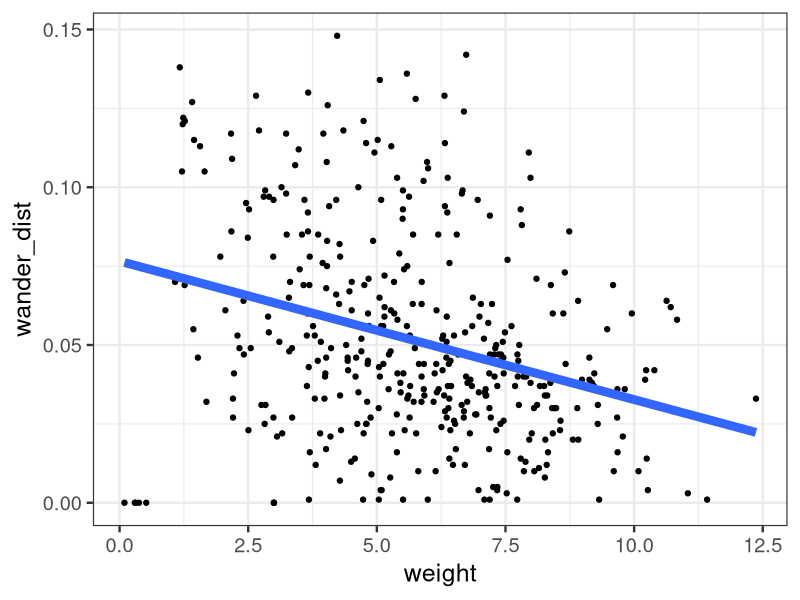
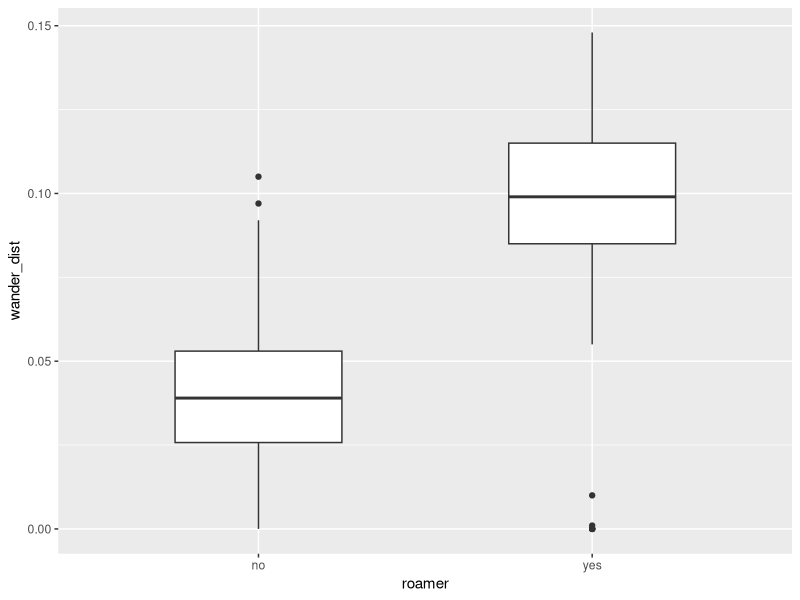
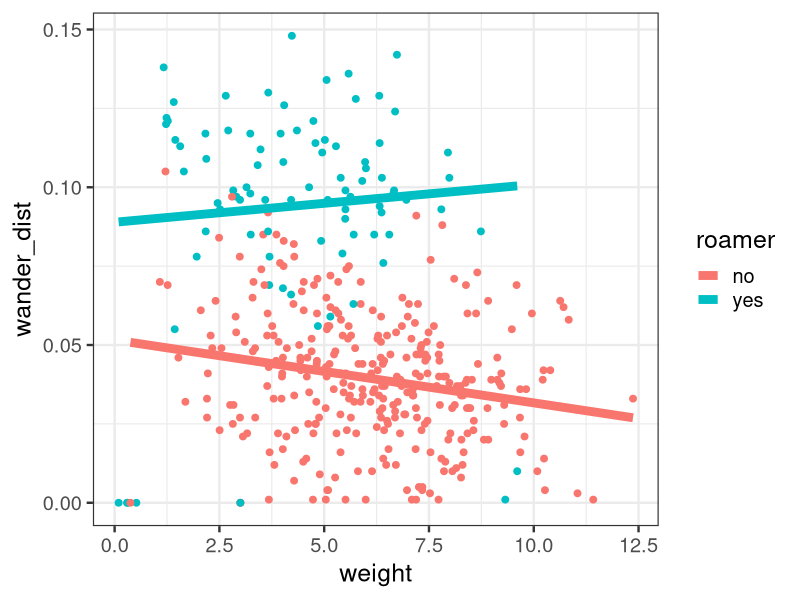
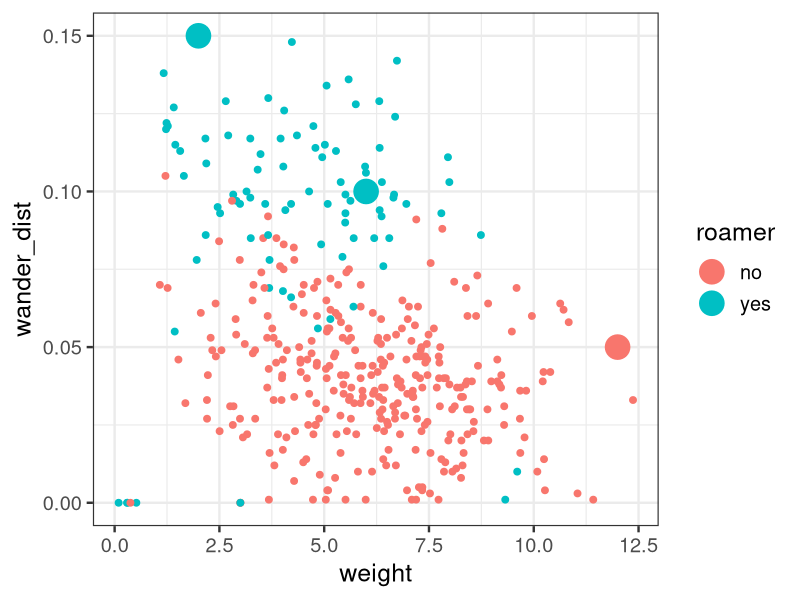
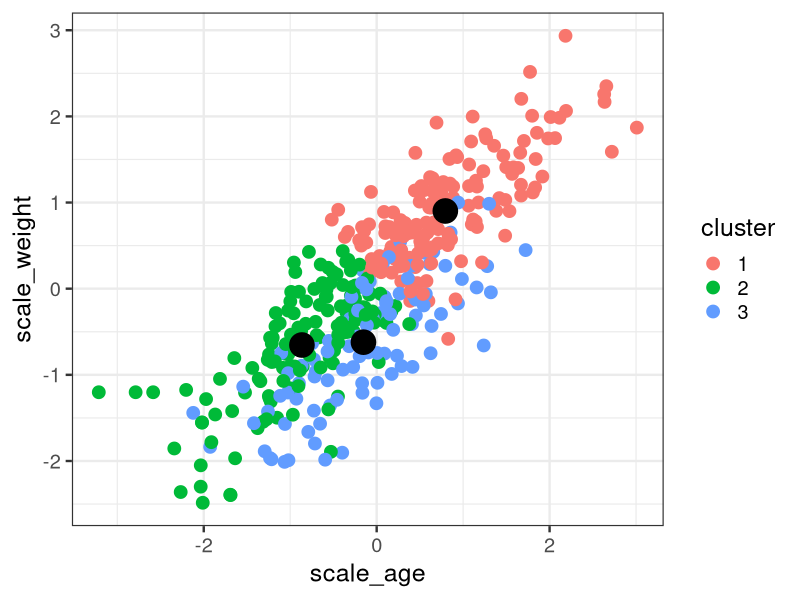
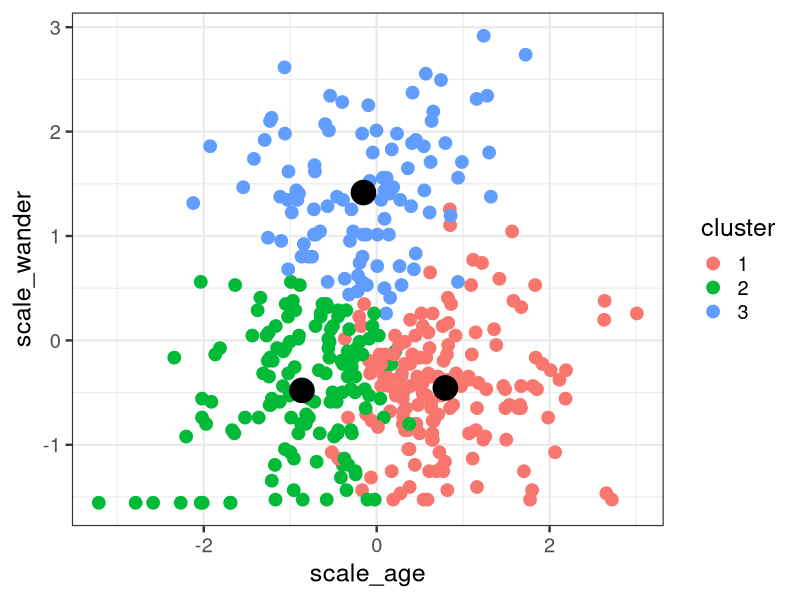
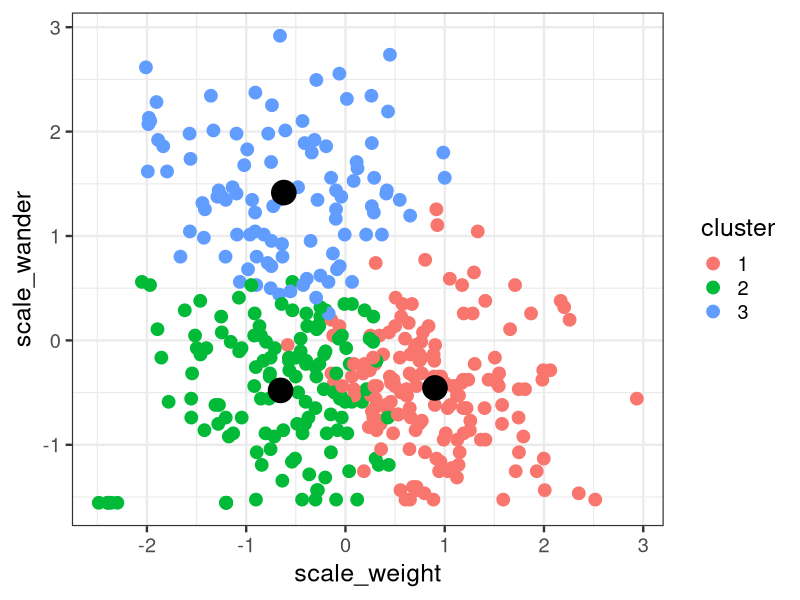

The R source for these figures, in order:
## ---- chunk 1
library(MASS)
library(dplyr)
library(ggplot2)
knitr::opts_chunk$set(comment = '', fig.height = 8, fig.width = 10, fig.align = 'center')
## ---- chunk 2
library(tidyverse)

cats <- read_csv('../data/herding-cats.csv')

ggplot(cats, aes(x = weight, y = wander_dist)) + 
  geom_point() + 
  geom_smooth(method = 'lm', formula = y ~ x, se = FALSE, size = 3) + 
  theme_bw(base_size = 18)
## ---- chunk 3
weight_fit <- lm(formula = wander_dist ~ weight, data = cats)
summary(weight_fit)
## ---- chunk 4
wander_fit <- lm(formula = wander_dist ~ weight + age , data = cats)
summary(wander_fit)
## ---- chunk 5
wander_fit <- lm(formula = wander_dist ~ weight + age + factor(coat) + sex, data = cats)
summary_fit <- summary(wander_fit)
summary_fit['coefficients']
## ---- chunk 6
wander_fit <- lm(formula = wander_dist ~ weight * age, data = cats)
summary(wander_fit)
## ---- chunk 7
ggplot(cats, aes(x = roamer, y = wander_dist)) + 
  geom_boxplot(width = 0.5)
## ---- chunk 8
roamer_fit <- glm(formula = as.factor(roamer) ~ wander_dist, data = cats, family = binomial )
## ---- chunk 9
glm_summary <- summary(roamer_fit)
glm_summary
## ---- chunk 10
ggplot(cats, aes(x = weight, y = wander_dist, color = roamer)) + 
  geom_point(size = 2) +
  geom_smooth(method = 'lm', se = FALSE, size = 3) +
  theme_bw(base_size = 18)

roamer_fit <- glm(formula = as.factor(roamer) ~ wander_dist + weight, data = cats, family = binomial )
glm_summary <- summary(roamer_fit)
glm_summary

names(glm_summary)
glm_summary$coefficients
glm_summary$null.deviance
glm_summary$deviance
glm_summary$aic
## ---- chunk 11
new_cats <- data.frame(wander_dist = c(0.15, 0.10, 0.05),
                       weight = c(2, 6, 12))
new_cats

# predicted logit function
predicted_logit <- predict(object = roamer_fit, newdata = new_cats)
predicted_logit

# predicted probabilities
predicted_probs <- predict(object = roamer_fit, newdata = new_cats, type = 'response')
predicted_probs
## ---- chunk 12
new_cats$predicted_prob <- predicted_probs
new_cats <- new_cats %>% mutate(roamer = ifelse(predicted_prob > 0.5, 'yes', 'no'))

ggplot(cats, aes(x = weight, y = wander_dist, color = roamer, group = roamer)) + 
  geom_point(size = 2) +
  geom_point(data = new_cats, aes(x = weight, y = wander_dist, color = roamer), size = 8) +
  theme_bw(base_size = 18)
## ---- chunk 13
cats <- cats %>% 
  mutate(scale_weight = as.numeric(scale(weight)),
         scale_wander = as.numeric(scale(wander_dist)),
         scale_age = as.numeric(scale(age)))
## ---- chunk 14
cats_cluster <- 
  kmeans(x = cats %>% dplyr::select(scale_weight, scale_wander, scale_age), 
         centers = 3,
         nstart = 20)
str(cats_cluster)
cats_cluster$centers
## ---- chunk 15
cats$cluster <- factor(cats_cluster$cluster)
cluster_centers <- as.data.frame(cats_cluster$centers)

ggplot(data = cats) + 
  geom_point(aes(x = scale_age, y = scale_weight, color = cluster), size = 4) + 
  geom_point(data = cluster_centers, aes(x = scale_age, y = scale_weight), color = 'black', size  = 8) +
  theme_bw(base_size = 18)

ggplot(data = cats) + 
  geom_point(aes(x = scale_age, y = scale_wander, color = cluster), size = 4) + 
  geom_point(data = cluster_centers, aes(x = scale_age, y = scale_wander), color = 'black', size  = 8) +
  theme_bw(base_size = 18)

ggplot(data = cats) + 
  geom_point(aes(x = scale_weight, y = scale_wander, color = cluster), size = 4) + 
  geom_point(data = cluster_centers, aes(x = scale_weight, y = scale_wander), color = 'black', size  = 8) +
  theme_bw(base_size = 18)
